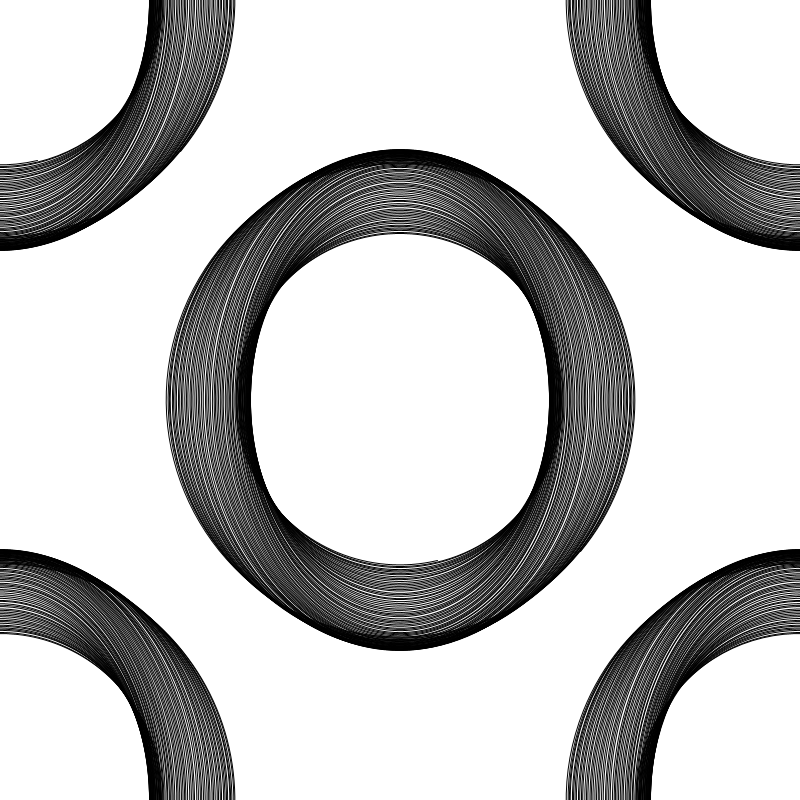
Frame 1 (no input)
Frame 60 (the mouse pressed at the canvas centre just before this capture): identical to frame 1, image omitted
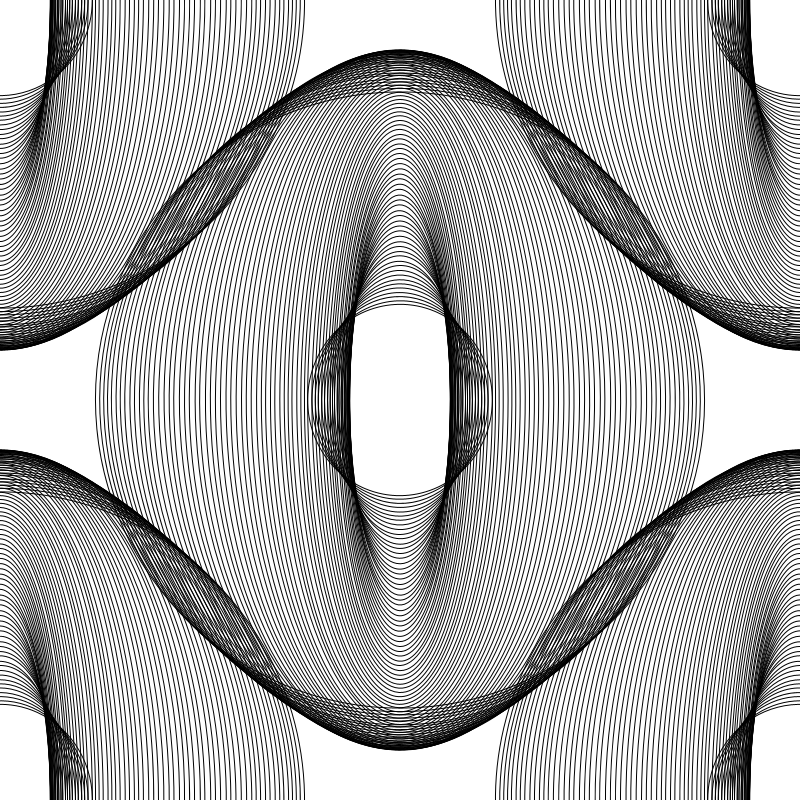
Frame 120 (the mouse held since frame 60 and released just before this capture)

The Processing sketch that drew these frames (run headless with seeded random() and noise(); from frame 60 on, the mouse is pressed at the canvas centre):

// Processing sketch: processing_140160
// ── processing_140160.pde

// Math 3: Trigonometry
// Explore drawing circles and arcs with sin() and cos(). Develop a composition from the results of the exploration.

void setup() {
  size(800,800);
}

void draw() {
  background(255);
  float a = mouseX;
  float b = mouseY;
  int radius = 100;
  for (int deg = 0; deg < 360; deg += 2) {
    float angle = radians(deg);
    float x = 400 + (sin(angle) * (radius + a/2));
    float y = 400 + (cos(angle) * (radius + b/2));
    noFill();
    //line(400,400,x,y);
    arc(width/2,height/2,x,y,x,y);
    arc(0,0,x,y,x,y);
    arc(width,0,x,y,x,y);
    arc(0,height,x,y,x,y);
    arc(width,height,x,y,x,y);
  }
}
